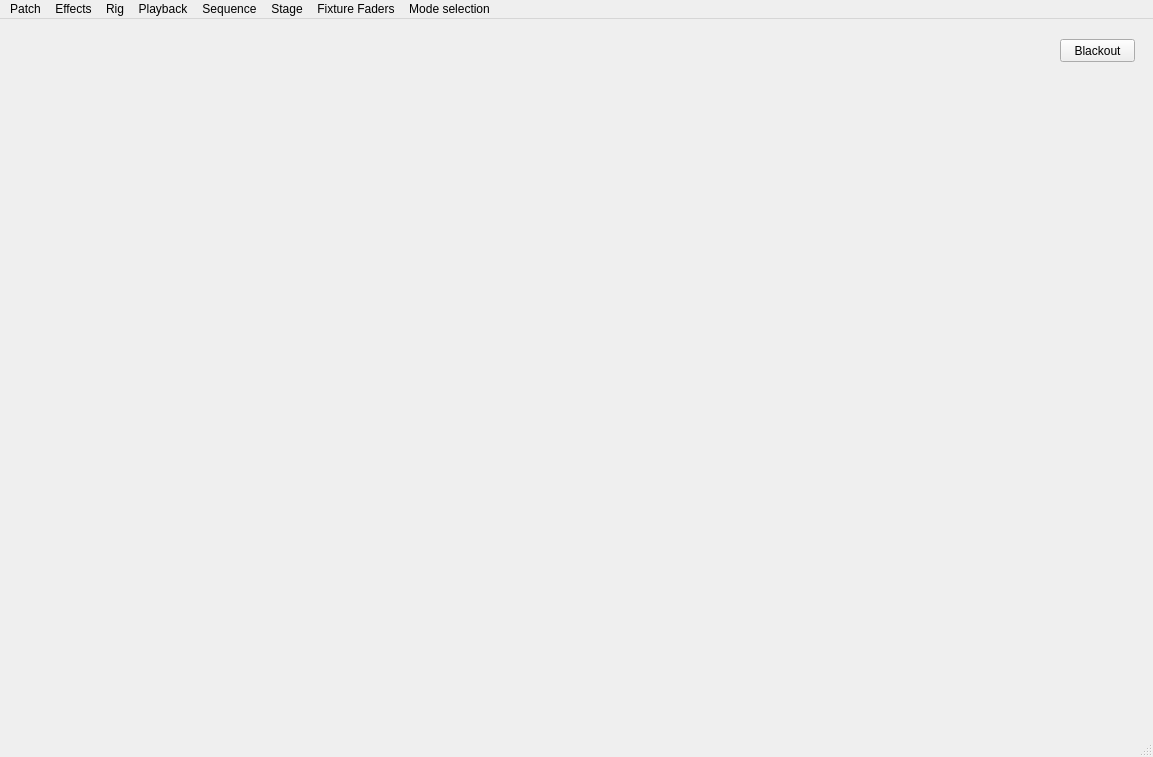
<?xml version="1.0" encoding="UTF-8"?>
<ui version="4.0">
 <class>MainWindow</class>
 <widget class="QMainWindow" name="MainWindow">
  <property name="geometry">
   <rect>
    <x>0</x>
    <y>0</y>
    <width>1153</width>
    <height>757</height>
   </rect>
  </property>
  <property name="windowTitle">
   <string>MainWindow</string>
  </property>
  <widget class="QWidget" name="centralwidget">
   <widget class="QPushButton" name="blackout_button">
    <property name="geometry">
     <rect>
      <x>1060</x>
      <y>20</y>
      <width>75</width>
      <height>23</height>
     </rect>
    </property>
    <property name="text">
     <string>Blackout</string>
    </property>
   </widget>
  </widget>
  <widget class="QMenuBar" name="menubar">
   <property name="geometry">
    <rect>
     <x>0</x>
     <y>0</y>
     <width>1153</width>
     <height>22</height>
    </rect>
   </property>
   <widget class="QMenu" name="menuPatch">
    <property name="title">
     <string>Patch</string>
    </property>
    <addaction name="patch_action"/>
   </widget>
   <widget class="QMenu" name="menuEffects">
    <property name="title">
     <string>Effects</string>
    </property>
    <addaction name="effects_action"/>
    <addaction name="select_lights_action"/>
    <addaction name="select_all_lights_action"/>
    <addaction name="select_light_type_action"/>
    <addaction name="choose_colour_action"/>
   </widget>
   <widget class="QMenu" name="menuRig">
    <property name="title">
     <string>Rig</string>
    </property>
    <addaction name="open_rig_action"/>
    <addaction name="save_rig_action"/>
   </widget>
   <widget class="QMenu" name="menuPlayback">
    <property name="title">
     <string>Playback</string>
    </property>
    <addaction name="record_playback_action"/>
    <addaction name="save_playback_action"/>
   </widget>
   <widget class="QMenu" name="menuSequence">
    <property name="title">
     <string>Sequence</string>
    </property>
    <addaction name="sequence_action"/>
    <addaction name="open_sequence_action"/>
    <addaction name="stop_sequence_action"/>
   </widget>
   <widget class="QMenu" name="menuCreate_Light_Type">
    <property name="title">
     <string>Stage</string>
    </property>
    <addaction name="stage_creator_action"/>
    <addaction name="open_stage_action"/>
   </widget>
   <widget class="QMenu" name="menuFixture_Sliders">
    <property name="title">
     <string>Fixture Faders</string>
    </property>
    <addaction name="fixture_faders_action"/>
   </widget>
   <widget class="QMenu" name="menuMode_selection">
    <property name="title">
     <string>Mode selection</string>
    </property>
    <addaction name="mode_selection_action"/>
   </widget>
   <addaction name="menuPatch"/>
   <addaction name="menuEffects"/>
   <addaction name="menuRig"/>
   <addaction name="menuPlayback"/>
   <addaction name="menuSequence"/>
   <addaction name="menuCreate_Light_Type"/>
   <addaction name="menuFixture_Sliders"/>
   <addaction name="menuMode_selection"/>
  </widget>
  <widget class="QStatusBar" name="statusbar"/>
  <action name="patch_action">
   <property name="text">
    <string>Patch New Light</string>
   </property>
  </action>
  <action name="effects_action">
   <property name="text">
    <string>Effects Window</string>
   </property>
  </action>
  <action name="select_lights_action">
   <property name="text">
    <string>Select Lights</string>
   </property>
  </action>
  <action name="select_all_lights_action">
   <property name="text">
    <string>Select All Lights</string>
   </property>
  </action>
  <action name="select_light_type_action">
   <property name="text">
    <string>Select Light Type</string>
   </property>
  </action>
  <action name="choose_colour_action">
   <property name="text">
    <string>Choose Colour</string>
   </property>
  </action>
  <action name="mode_selection_action">
   <property name="text">
    <string>Mode selection</string>
   </property>
  </action>
  <action name="open_rig_action">
   <property name="text">
    <string>Open Rig</string>
   </property>
  </action>
  <action name="save_rig_action">
   <property name="text">
    <string>Save Rig</string>
   </property>
  </action>
  <action name="record_playback_action">
   <property name="text">
    <string>Record Playback</string>
   </property>
  </action>
  <action name="save_playback_action">
   <property name="text">
    <string>Save Playback</string>
   </property>
  </action>
  <action name="sequence_action">
   <property name="text">
    <string>Sequence Window</string>
   </property>
  </action>
  <action name="open_sequence_action">
   <property name="text">
    <string>Open Sequence</string>
   </property>
  </action>
  <action name="stop_sequence_action">
   <property name="text">
    <string>Stop Sequence</string>
   </property>
  </action>
  <action name="stage_creator_action">
   <property name="text">
    <string>Stage Creator Window</string>
   </property>
  </action>
  <action name="open_stage_action">
   <property name="text">
    <string>Open Stage</string>
   </property>
  </action>
  <action name="fixture_faders_action">
   <property name="text">
    <string>Fixture Faders</string>
   </property>
  </action>
 </widget>
 <resources/>
 <connections/>
</ui>
